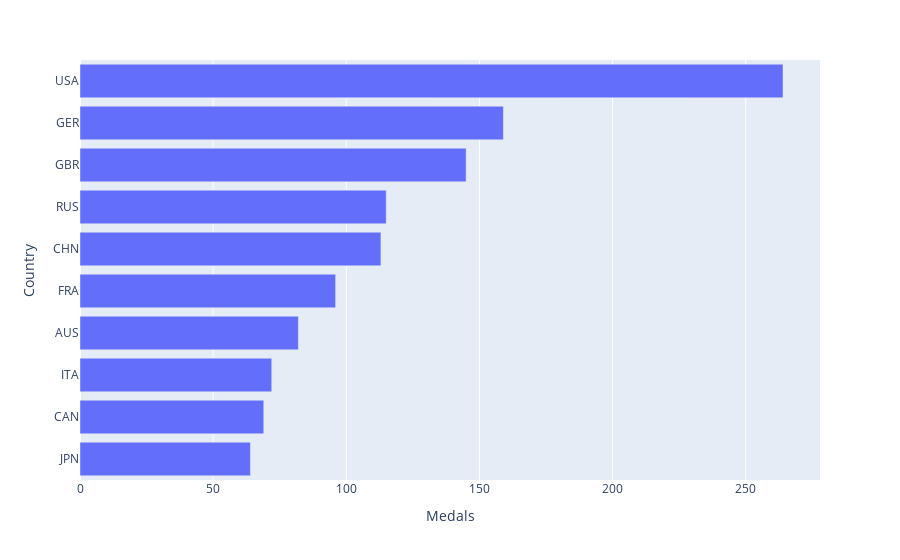

Notebook code cell kept with this figure:
### Code cell
px.bar(data_frame=dfres, y='Country', x='Medals')

### Figure 1 — Plotly figure (JSON) as saved in the notebook; plotly's stock layout.template omitted (floating-point values rounded to 4 significant figures)
{"data": [{"alignmentgroup": "True", "hovertemplate": "Medals=%{x}<br>Country=%{y}<extra></extra>", "legendgroup": "", "marker": {"color": "#636efa", "pattern": {"shape": ""}}, "name": "", "offsetgroup": "", "orientation": "h", "showlegend": false, "textposition": "auto", "type": "bar", "x": [64, 69, 72, 82, 96, 113, 115, 145, 159, 264], "xaxis": "x", "y": ["JPN", "CAN", "ITA", "AUS", "FRA", "CHN", "RUS", "GBR", "GER", "USA"], "yaxis": "y"}], "layout": {"autosize": true, "barmode": "relative", "legend": {"tracegroupgap": 0}, "margin": {"t": 60}, "xaxis": {"anchor": "y", "autorange": true, "domain": [0, 1], "range": [0, 277.9], "title": {"text": "Medals"}, "type": "linear"}, "yaxis": {"anchor": "x", "autorange": true, "domain": [0, 1], "range": [-0.5, 9.5], "title": {"text": "Country"}, "type": "category"}}}
